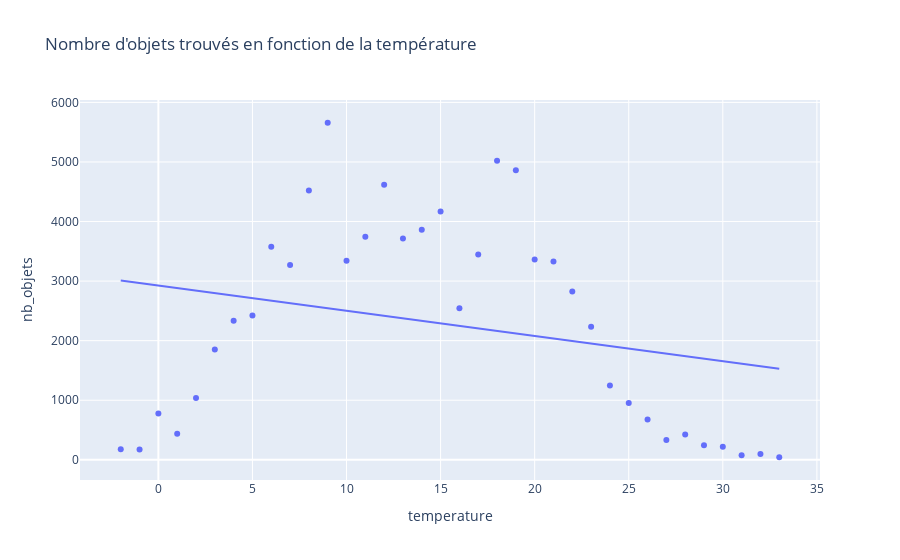

The notebook cell saved with this chart:
### Code cell
# Scatterplot: nombre d'objets trouvés en fonction de la température
# Grouper les données par température et calculer le nombre total d'objets trouvés
grouped_data = df.groupby("temperature")["nb_objets"].sum().reset_index()

# Créer le scatterplot
scatterplot = px.scatter(grouped_data, x="temperature", y="nb_objets", title="Nombre d'objets trouvés en fonction de la température")
# Ajouter une ligne de régression pour visualiser la corrélation entre les deux variables
scatterplot.add_traces(px.scatter(grouped_data, x="temperature", y="nb_objets", trendline="ols").data[1])

# Afficher le scatterplot
scatterplot.show()

correlation = df["temperature"].corr(df["nb_objets"])
print("Coefficient de corrélation entre la température et le nombre d'objets : {:.2f}".format(correlation))

### Figure 1 — Plotly figure (JSON) as saved in the notebook; plotly's stock layout.template omitted (floating-point values rounded to 4 significant figures)
{"data": [{"hovertemplate": "temperature=%{x}<br>nb_objets=%{y}<extra></extra>", "legendgroup": "", "marker": {"color": "#636efa", "symbol": "circle"}, "mode": "markers", "name": "", "orientation": "v", "showlegend": false, "type": "scatter", "x": [-2, -1, 0, 1, 2, 3, 4, 5, 6, 7, 8, 9, 10, 11, 12, 13, 14, 15, 16, 17, 18, 19, 20, 21, 22, 23, 24, 25, 26, 27, 28, 29, 30, 31, 32, 33], "xaxis": "x", "y": [179, 175, 778, 439, 1039, 1853, 2333, 2424, 3575, 3271, 4522, 5658, 3340, 3746, 4618, 3715, 3863, 4167, 2543, 3445, 5020, 4861, 3363, 3331, 2826, 2232, 1246, 953, 678, 334, 426, 244, 219, 77, 96, 43], "yaxis": "y"}, {"hovertemplate": "<b>OLS trendline</b><br>nb_objets = -42.3254 * temperature + 2923.6<br>R<sup>2</sup>=0.065654<br><br>temperature=%{x}<br>nb_objets=%{y} <b>(trend)</b><extra></extra>", "legendgroup": "", "marker": {"color": "#636efa", "symbol": "circle"}, "mode": "lines", "name": "", "showlegend": false, "type": "scatter", "x": [-2, -1, 0, 1, 2, 3, 4, 5, 6, 7, 8, 9, 10, 11, 12, 13, 14, 15, 16, 17, 18, 19, 20, 21, 22, 23, 24, 25, 26, 27, 28, 29, 30, 31, 32, 33], "xaxis": "x", "y": [3008.0, 2966.0, 2924.0, 2881.0, 2839.0, 2797.0, 2754.0, 2712.0, 2670.0, 2627.0, 2585.0, 2543.0, 2500.0, 2458.0, 2416.0, 2373.0, 2331.0, 2289.0, 2246.0, 2204.0, 2162.0, 2119.0, 2077.0, 2035.0, 1992.0, 1950.0, 1908.0, 1865.0, 1823.0, 1781.0, 1738.0, 1696.0, 1654.0, 1612.0, 1569.0, 1527.0], "yaxis": "y"}], "layout": {"legend": {"tracegroupgap": 0}, "title": {"text": "Nombre d'objets trouvés en fonction de la température"}, "xaxis": {"anchor": "y", "domain": [0, 1], "title": {"text": "temperature"}}, "yaxis": {"anchor": "x", "domain": [0, 1], "title": {"text": "nb_objets"}}}}
